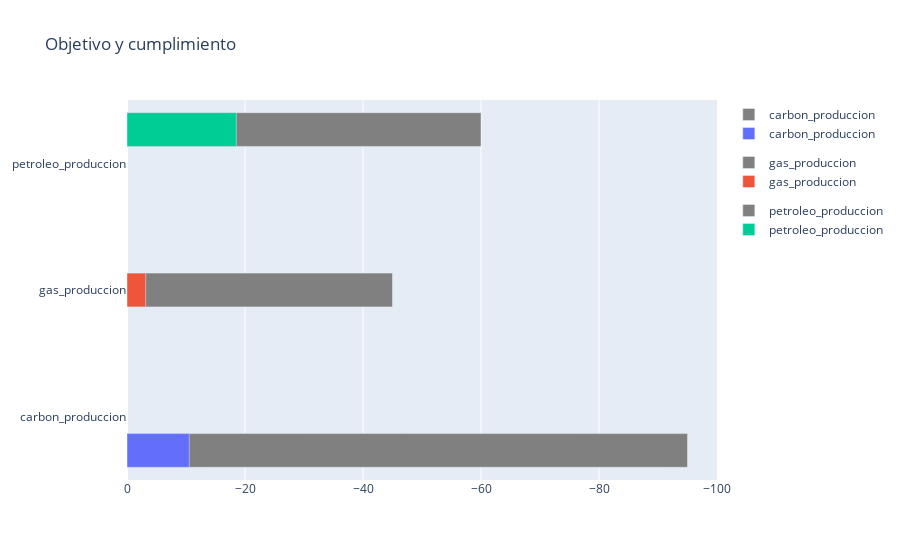

The cell this chart's notebook holds for it:
### Code cell
op = data_produccion_global.loc[(data_produccion_global.index == 2010) | (data_produccion_global.index == 2021)]
op = (op.iloc[1] - op.iloc[0]) / op.iloc[0] * 100
objetivos = pd.DataFrame({
    'tipo_energia': op.index,
    'valor_actual': op.values,
    'objetivo': [-95, -45, -60]
})
fig1 = px.bar(objetivos, y='tipo_energia', x='valor_actual', color='tipo_energia')
fig2 = px.bar(
    objetivos, 
    y='tipo_energia', 
    x='objetivo', 
    color='tipo_energia', 
    color_discrete_map={
    'petroleo_produccion': 'gray',
    'carbon_produccion': 'gray',
    'gas_produccion': 'gray',
    }
)
fig = Figure(fig2.data + fig1.data)
fig.update_layout(title='Objetivo y cumplimiento', xaxis={'autorange': 'reversed'})
fig.write_image('../plots/carbon_petroleo_gas/objetivo.png')
fig.show()

### Figure 1 — Plotly figure (JSON) as saved in the notebook; plotly's stock layout.template omitted (floating-point values rounded to 4 significant figures)
{"data": [{"alignmentgroup": "True", "hovertemplate": "tipo_energia=%{y}<br>objetivo=%{x}<extra></extra>", "legendgroup": "carbon_produccion", "marker": {"color": "gray", "pattern": {"shape": ""}}, "name": "carbon_produccion", "offsetgroup": "carbon_produccion", "orientation": "h", "showlegend": true, "textposition": "auto", "type": "bar", "x": [-95], "xaxis": "x", "y": ["carbon_produccion"], "yaxis": "y"}, {"alignmentgroup": "True", "hovertemplate": "tipo_energia=%{y}<br>objetivo=%{x}<extra></extra>", "legendgroup": "gas_produccion", "marker": {"color": "gray", "pattern": {"shape": ""}}, "name": "gas_produccion", "offsetgroup": "gas_produccion", "orientation": "h", "showlegend": true, "textposition": "auto", "type": "bar", "x": [-45], "xaxis": "x", "y": ["gas_produccion"], "yaxis": "y"}, {"alignmentgroup": "True", "hovertemplate": "tipo_energia=%{y}<br>objetivo=%{x}<extra></extra>", "legendgroup": "petroleo_produccion", "marker": {"color": "gray", "pattern": {"shape": ""}}, "name": "petroleo_produccion", "offsetgroup": "petroleo_produccion", "orientation": "h", "showlegend": true, "textposition": "auto", "type": "bar", "x": [-60], "xaxis": "x", "y": ["petroleo_produccion"], "yaxis": "y"}, {"alignmentgroup": "True", "hovertemplate": "tipo_energia=%{y}<br>valor_actual=%{x}<extra></extra>", "legendgroup": "carbon_produccion", "marker": {"color": "#636efa", "pattern": {"shape": ""}}, "name": "carbon_produccion", "offsetgroup": "carbon_produccion", "orientation": "h", "showlegend": true, "textposition": "auto", "type": "bar", "x": [-10.56], "xaxis": "x", "y": ["carbon_produccion"], "yaxis": "y"}, {"alignmentgroup": "True", "hovertemplate": "tipo_energia=%{y}<br>valor_actual=%{x}<extra></extra>", "legendgroup": "gas_produccion", "marker": {"color": "#EF553B", "pattern": {"shape": ""}}, "name": "gas_produccion", "offsetgroup": "gas_produccion", "orientation": "h", "showlegend": true, "textposition": "auto", "type": "bar", "x": [-3.168], "xaxis": "x", "y": ["gas_produccion"], "yaxis": "y"}, {"alignmentgroup": "True", "hovertemplate": "tipo_energia=%{y}<br>valor_actual=%{x}<extra></extra>", "legendgroup": "petroleo_produccion", "marker": {"color": "#00cc96", "pattern": {"shape": ""}}, "name": "petroleo_produccion", "offsetgroup": "petroleo_produccion", "orientation": "h", "showlegend": true, "textposition": "auto", "type": "bar", "x": [-18.53], "xaxis": "x", "y": ["petroleo_produccion"], "yaxis": "y"}], "layout": {"title": {"text": "Objetivo y cumplimiento"}, "xaxis": {"autorange": "reversed"}}}
